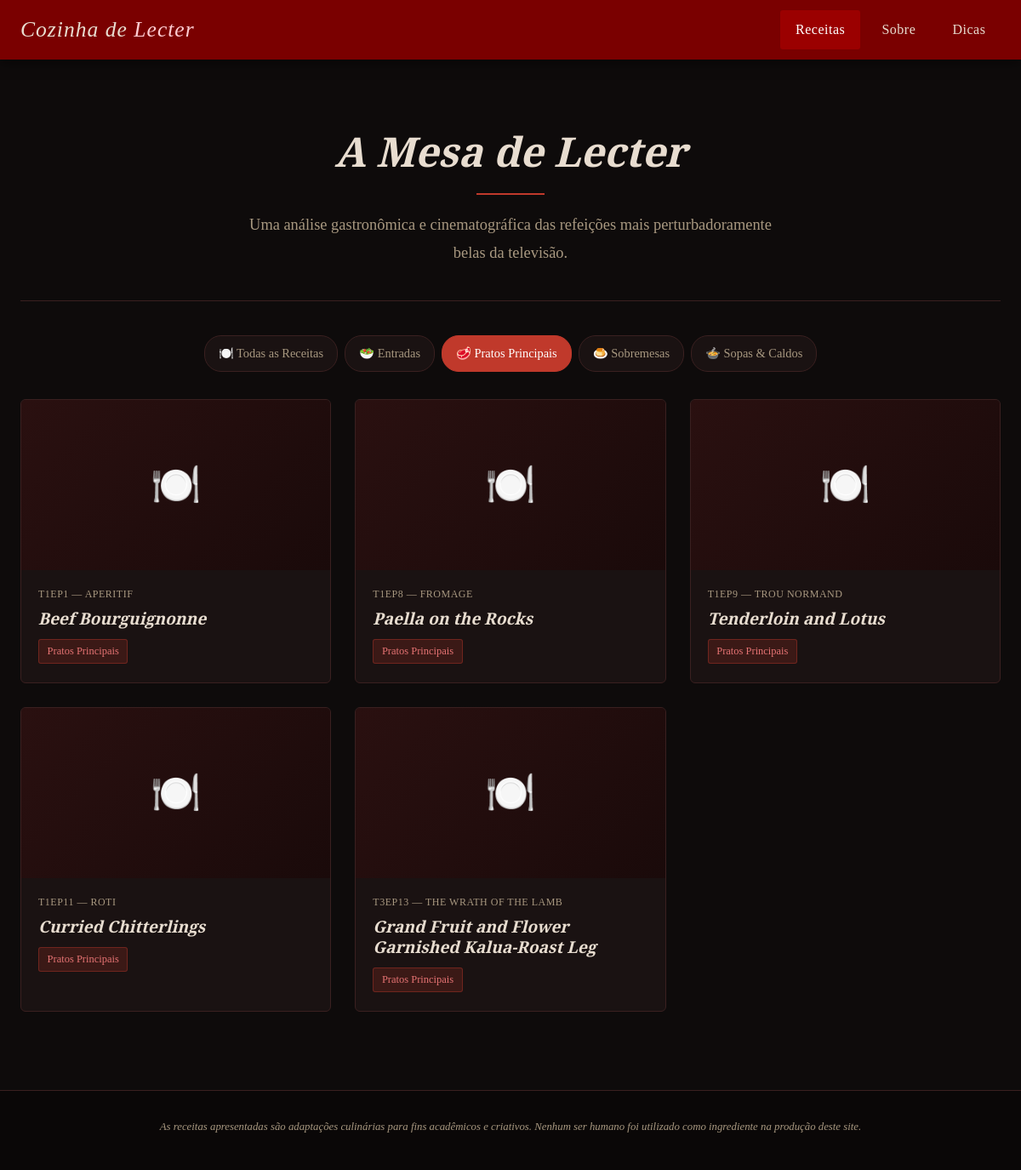
Page /index.php?categoria=pratos-principais on the committed database.
### tables this page shows
CREATE TABLE IF NOT EXISTS receitas (
    id INT AUTO_INCREMENT PRIMARY KEY,
    episodio VARCHAR(100) NOT NULL,
    titulo VARCHAR(200) NOT NULL,
    categoria VARCHAR(50) NOT NULL,
    imagem VARCHAR(255),
    descricao LONGTEXT NOT NULL,
    curiosidade LONGTEXT NOT NULL,
    criado_em TIMESTAMP DEFAULT CURRENT_TIMESTAMP
);

### index.php (the view, shortened to what this page needs)
<?php
require 'php/conexao.php';
$categoriaFiltro = isset($_GET['categoria']) ? $_GET['categoria'] : 'todas';
$stmt = $pdo->query("SELECT DISTINCT categoria FROM receitas ORDER BY categoria");
$categorias = $stmt->fetchAll(PDO::FETCH_COLUMN);
if ($categoriaFiltro === 'todas') {
    $stmt = $pdo->query("SELECT id, episodio, titulo, categoria, imagem FROM receitas ORDER BY id");
} else {
    $stmt = $pdo->prepare("SELECT id, episodio, titulo, categoria, imagem FROM receitas WHERE categoria = ? ORDER BY id");
    $stmt->execute([$categoriaFiltro]);
}
$receitas = $stmt->fetchAll();
?>
<!DOCTYPE html>
<html lang="pt-BR">
<head>
    <link rel="stylesheet" href="css/style.css">
</head>
<body>
    <?php include 'php/header.php'; ?>
    <main class="conteudo-principal">
        <div class="container">
            <section class="hero">
                <h1>A Mesa de Lecter</h1>
                <div class="divisor"></div>
                <p>
                    Uma análise gastronômica e cinematográfica
                    das refeições mais perturbadoramente belas da televisão.
                </p>
            </section>
            <div class="filtro-categorias">
                <a href="index.php?categoria=todas" class="<?= ($categoriaFiltro === 'todas') ? 'ativo' : '' ?>">
                    🍽️ Todas as Receitas
                </a>
                <?php foreach ($categorias as $cat): ?>
                    <a href="index.php?categoria=<?= urlencode($cat) ?>"
                       class="<?= ($categoriaFiltro === $cat) ? 'ativo' : '' ?>">
                        <?php
                        $labels = [
                            'entradas' => '🥗 Entradas',
                            'sopas' => '🍲 Sopas & Caldos',
                            'pratos-principais' => '🥩 Pratos Principais',
                            'frutos-do-mar' => '🦪 Frutos do Mar',
                            'sobremesas' => '🍮 Sobremesas'
                        ];
                        echo $labels[$cat] ?? ucfirst($cat);
                        ?>
                    </a>
                <?php endforeach; ?>
            </div>
            <section class="grid-receitas">
                <?php if (count($receitas) > 0): ?>
                    <?php foreach ($receitas as $receita): ?>
                        <a href="receita.php?id=<?= $receita['id'] ?>" class="card-receita">
                            <?php if ($receita['imagem']): ?>
                                <img src="<?= htmlspecialchars($receita['imagem']) ?>"
                                     alt="<?= htmlspecialchars($receita['titulo']) ?>">
                            <?php else: ?>
                                <div class="card-img-placeholder">🍽️</div>
                            <?php endif; ?>
                            <div class="card-corpo">
                                <span class="card-episodio"><?= htmlspecialchars($receita['episodio']) ?></span>
                                <h3 class="card-titulo"><?= htmlspecialchars($receita['titulo']) ?></h3>
                                <span class="card-categoria">
                                    <?php
                                    $labels = [
                                        'entradas' => 'Entradas',
                                        'sopas' => 'Sopas & Caldos',
                                        'pratos-principais' => 'Pratos Principais',
                                        'frutos-do-mar' => 'Frutos do Mar',
                                        'sobremesas' => 'Sobremesas'
                                    ];
                                    echo $labels[$receita['categoria']] ?? ucfirst($receita['categoria']);
                                    ?>
                                </span>
                            </div>
                        </a>
                    <?php endforeach; ?>
                <?php endif; ?>
            </section>
        </div>
    </main>
    <?php include 'php/footer.php'; ?>
</body>
</html>

### css/style.css (style rules this page uses)
:root { --cor-fundo: #0e0b0b; --cor-fundo-card: #1a1212; --cor-fundo-alt: #140f0f; --cor-menu: #7a0000; --cor-menu-hover: #9b0000; --cor-destaque: #c0392b; --cor-texto: #e8ddd0; --cor-texto-suave: #a89880; --cor-borda: #3a2020; --fonte-titulo: 'Playfair Display', Georgia, serif; --fonte-corpo: 'EB Garamond', 'Times New Roman', serif; --altura-menu: 70px; --transicao: 0.3s ease; }
* { margin: 0; padding: 0; box-sizing: border-box; }
html { scroll-behavior: smooth; }
body { background-color: var(--cor-fundo); color: var(--cor-texto); font-family: var(--fonte-corpo); font-size: 1.05rem; line-height: 1.75; min-height: 100vh; }
a { color: var(--cor-destaque); text-decoration: none; transition: color var(--transicao); }
h1, h2, h3, h4, h5 { font-family: var(--fonte-titulo); font-weight: 700; line-height: 1.25; color: var(--cor-texto); }
h1 { font-size: 2.6rem; }
h3 { font-size: 1.5rem; }
p { margin-bottom: 1rem; }
.container { max-width: 1200px; margin: 0 auto; padding: 0 1.5rem; }
.conteudo-principal { padding-top: calc(var(--altura-menu) + 30px); padding-bottom: 60px; min-height: calc(100vh - var(--altura-menu)); }
.hero { text-align: center; padding: 3rem 1.5rem 2.5rem; border-bottom: 1px solid var(--cor-borda); margin-bottom: 2.5rem; }
.hero h1 { font-size: 3rem; font-style: italic; margin-bottom: 0.75rem; }
.hero p { font-size: 1.15rem; color: var(--cor-texto-suave); max-width: 650px; margin: 0 auto; }
.divisor { width: 80px; height: 2px; background: var(--cor-destaque); margin: 1.2rem auto; }
.filtro-categorias { display: flex; gap: 0.5rem; flex-wrap: wrap; margin-bottom: 2rem; justify-content: center; }
.filtro-categorias a { background-color: var(--cor-fundo-card); border: 1px solid var(--cor-borda); color: var(--cor-texto-suave); padding: 0.5rem 1rem; border-radius: 20px; font-size: 0.9rem; transition: all var(--transicao); }
.filtro-categorias a:hover, .filtro-categorias a.ativo { background-color: var(--cor-destaque); border-color: var(--cor-destaque); color: #fff; }
.grid-receitas { display: grid; grid-template-columns: repeat(auto-fill, minmax(280px, 1fr)); gap: 1.75rem; margin-bottom: 2rem; }
.card-receita { background-color: var(--cor-fundo-card); border: 1px solid var(--cor-borda); border-radius: 6px; overflow: hidden; transition: transform var(--transicao), box-shadow var(--transicao), border-color var(--transicao); cursor: pointer; }
.card-img-placeholder { width: 100%; height: 200px; background: linear-gradient(135deg, #2a1010, #1a0a0a); display: flex; align-items: center; justify-content: center; font-size: 3rem; color: var(--cor-borda); }
.card-corpo { padding: 1.1rem 1.25rem 1.4rem; }
.card-episodio { display: block; font-size: 0.75rem; color: var(--cor-texto-suave); letter-spacing: 0.5px; margin-bottom: 0.4rem; text-transform: uppercase; }
.card-titulo { font-size: 1.2rem; font-style: italic; margin-bottom: 0.6rem; }
.card-categoria { display: inline-block; background-color: rgba(192, 57, 43, 0.2); border: 1px solid rgba(192, 57, 43, 0.4); color: #e57373; font-size: 0.78rem; padding: 0.15rem 0.6rem; border-radius: 3px; }

### rows in the picture
receitas: episodio "T1EP1 — APERITIF", titulo "Beef Bourguignonne", categoria "Pratos Principais"
receitas: episodio "T1EP8 — FROMAGE", titulo "Paella on the Rocks", categoria "Pratos Principais"
receitas: episodio "T1EP9 — TROU NORMAND", titulo "Tenderloin and Lotus", categoria "Pratos Principais"
receitas: episodio "T1EP11 — ROTI", titulo "Curried Chitterlings", categoria "Pratos Principais"
receitas: episodio "T3EP13 — THE WRATH OF THE LAMB", titulo "Grand Fruit and Flower Garnished Kalua-Roast Leg", categoria "Pratos Principais"

### other values in the picture
$labels[$cat] "🥗 Entradas"
$labels[$cat] "🥩 Pratos Principais"
$labels[$cat] "🍮 Sobremesas"
$labels[$cat] "🍲 Sopas & Caldos"
